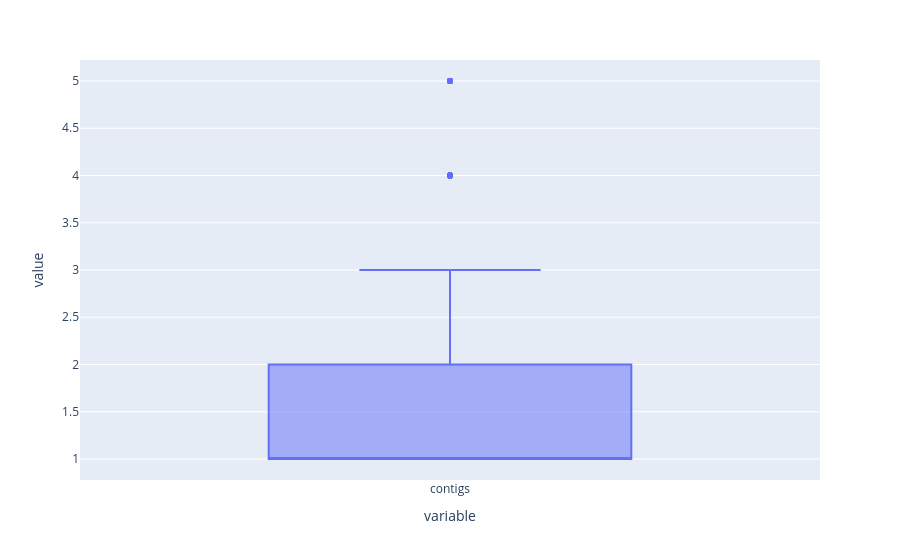

Notebook source saved alongside this figure:
### Code cell
# Replotting shows the upper fence is now at 95 instead of 110. IQR is minimally unaffected
px.box(filtered_species_summary.contigs)

### Figure 1 — Plotly figure (JSON) as saved in the notebook; plotly's stock layout.template omitted (floating-point values rounded to 4 significant figures; data arrays with more than 128 entries replaced by an {"elided": "..."} marker saying what was removed)
{"data": [{"alignmentgroup": "True", "hovertemplate": "variable=%{x}<br>value=%{y}<extra></extra>", "legendgroup": "", "marker": {"color": "#636efa"}, "name": "", "notched": false, "offsetgroup": "", "orientation": "v", "showlegend": false, "type": "box", "x": {"elided": "372 str values"}, "x0": " ", "xaxis": "x", "y": {"elided": "372 int values"}, "y0": " ", "yaxis": "y"}], "layout": {"autosize": true, "boxmode": "group", "legend": {"tracegroupgap": 0}, "margin": {"t": 60}, "xaxis": {"anchor": "y", "autorange": true, "domain": [0, 1], "range": [-0.5, 0.5], "title": {"text": "variable"}, "type": "category"}, "yaxis": {"anchor": "x", "autorange": true, "domain": [0, 1], "range": [0.7778, 5.222], "title": {"text": "value"}, "type": "linear"}}}
